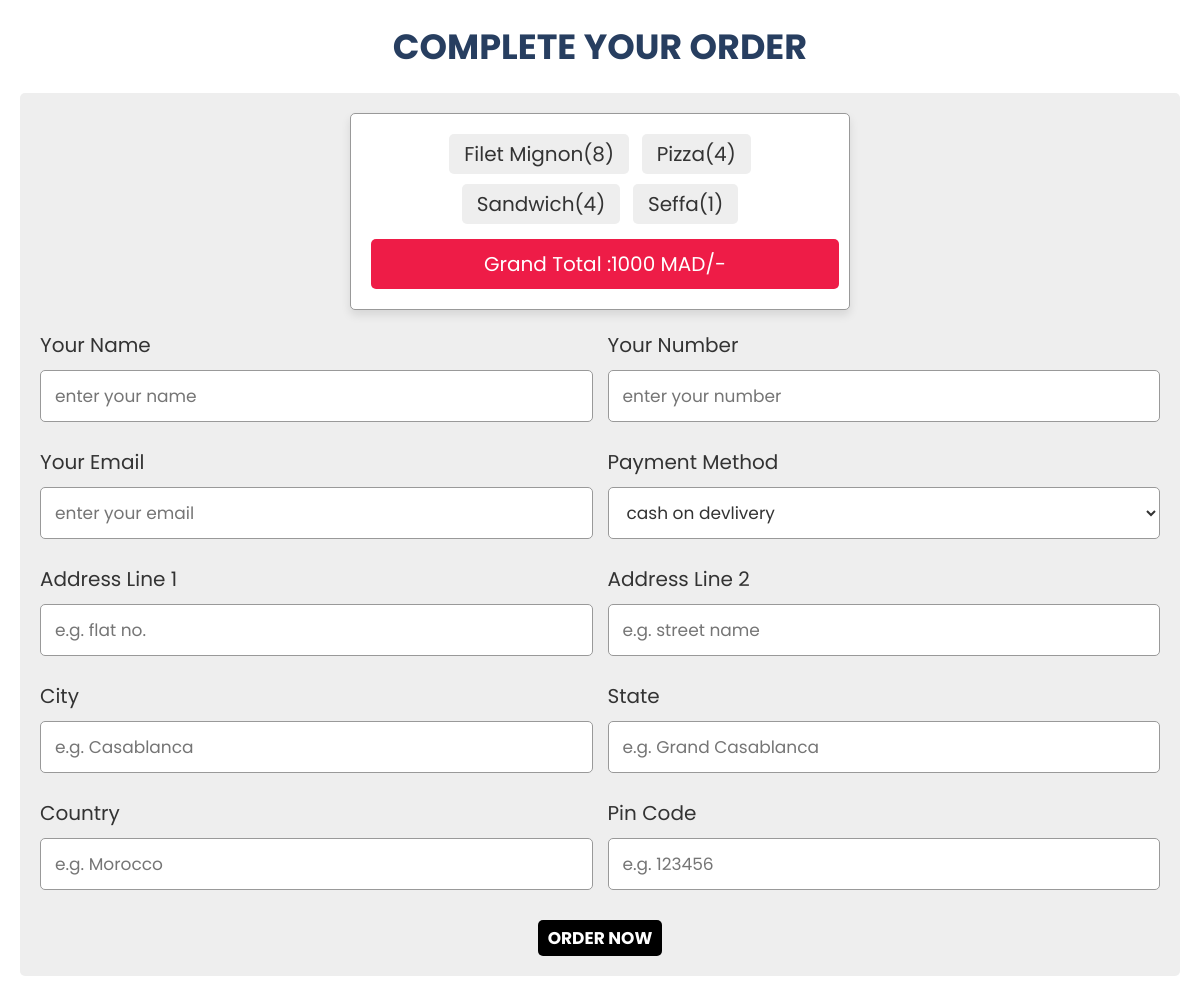
Screenshot of /checkout.php (signed in) with the database file from the repository.
### tables this page shows
CREATE TABLE `cart` (
  `id` int(255) NOT NULL,
  `name` varchar(255) NOT NULL,
  `origin` varchar(255) NOT NULL,
  `price` varchar(255) NOT NULL,
  `image` varchar(255) NOT NULL,
  `quantity` int(255) NOT NULL,
  `user_id` int(255) NOT NULL
);

### checkout.php (the view, shortened to what this page needs)
<?php
@include 'config.php';
$user_id = $_SESSION['user_id'];
?>
<!DOCTYPE html>
<html lang="en">
<head>
   <link rel="stylesheet" href="https://cdnjs.cloudflare.com/ajax/libs/font-awesome/6.0.0/css/all.min.css">
   <link rel="stylesheet" href="checkout.css">
</head>
<body>
<div class="container">
<section class="checkout-form">
   <h1 class="heading">complete your order</h1>
   <form action="" method="post">
   <div class="display-order">
      <?php
         $select_cart = mysqli_query($conn, "SELECT * FROM `cart` WHERE user_id = '$user_id'");
         $total = 0;
         $grand_total = 0;
         if(mysqli_num_rows($select_cart) > 0){
            while($fetch_cart = mysqli_fetch_assoc($select_cart)){
            $total_price = number_format($fetch_cart['price'] * $fetch_cart['quantity']);
            $grand_total = $total += $total_price;
      ?>
      <span><?= $fetch_cart['name']; ?>(<?= $fetch_cart['quantity']; ?>)</span>
      <?php
         }
      }else{
         echo "<div class='display-order'><span>your cart is empty!</span></div>";
      }
      ?>
      <span class="grand-total"> grand total :<?= $grand_total; ?> MAD/- </span>
   </div>
      <div class="flex">
         <div class="inputBox">
            <span>your name</span>
            <input type="text" placeholder="enter your name" name="name" required>
         </div>
         <div class="inputBox">
            <span>your number</span>
            <input type="number" placeholder="enter your number" name="number" required>
         </div>
         <div class="inputBox">
            <span>your email</span>
            <input type="email" placeholder="enter your email" name="email" required>
         </div>
         <div class="inputBox">
            <span>payment method</span>
            <select name="method">
               <option value="cash on delivery" selected>cash on devlivery</option>
            </select>
         </div>
         <div class="inputBox">
            <span>address line 1</span>
            <input type="text" placeholder="e.g. flat no." name="flat" required>
         </div>
         <div class="inputBox">
            <span>address line 2</span>
            <input type="text" placeholder="e.g. street name" name="street" required>
         </div>
         <div class="inputBox">
            <span>city</span>
            <input type="text" placeholder="e.g. Casablanca" name="city" required>
         </div>
         <div class="inputBox">
            <span>state</span>
            <input type="text" placeholder="e.g. Grand Casablanca" name="state" required>
         </div>
         <div class="inputBox">
            <span>country</span>
            <input type="text" placeholder="e.g. Morocco" name="country" required>
         </div>
         <div class="inputBox">
            <span>pin code</span>
            <input type="text" placeholder="e.g. 123456" name="pin_code" required>
         </div>
      </div>
      <center><input type="submit" value="order now" name="order_btn" class="btn" style="text-align: center;"></center>
   </form>
</section>
</div>
</body>
</html>

### checkout.css (style rules this page uses)
:root { --blue:#2980b9; --red:tomato; --orange:orange; --black:#333; --white:#fff; --bg-color:#eee; --dark-bg:rgba(0,0,0,.7); --box-shadow:0 .5rem 1rem rgba(0,0,0,.1); --border:.1rem solid #999; }
* { font-family: 'Poppins', sans-serif; margin:0; padding:0; box-sizing: border-box; outline: none; border:none; text-decoration: none; text-transform: capitalize; }
html { font-size: 62.5%; overflow-x: hidden; }
.container { max-width: 1200px; margin:0 auto; }
section { padding:2rem; }
.heading { text-align: center; font-size: 3.5rem; text-transform: uppercase; color:#273e60; margin-bottom: 2rem; }
.btn, .option-btn, .delete-btn { display: block; width: 100%; text-align: center; background-color: var(--blue); color:var(--white); font-size: 1.7rem; padding:1.2rem 3rem; border-radius: .5rem; cursor: pointer; margin-top: 1rem; }
.checkout-form form { padding:2rem; border-radius: .5rem; background-color: var(--bg-color); }
.checkout-form form .flex { display: flex; flex-wrap: wrap; gap:1.5rem; }
.checkout-form form .flex .inputBox { flex:1 1 40rem; }
.checkout-form form .flex .inputBox span { font-size: 2rem; color:var(--black); }
.checkout-form form .flex .inputBox input, .checkout-form form .flex .inputBox select { width: 100%; background-color: var(--white); font-size: 1.7rem; color:var(--black); border-radius: .5rem; margin:1rem 0; padding:1.2rem 1.4rem; text-transform: none; border:var(--border); }
.display-order { max-width: 50rem; background-color: var(--white); border-radius: .5rem; text-align: center; padding:1.5rem; margin:0 auto; margin-bottom: 2rem; box-shadow: var(--box-shadow); border:var(--border); }
.display-order span { display: inline-block; border-radius: .5rem; background-color: var(--bg-color); padding:.5rem 1.5rem; font-size: 2rem; color:var(--black); margin:.5rem; }
.display-order span.grand-total { width: 100%; background-color: #EE1C47; color:var(--white); padding:1rem; margin-top: 1rem; }
.btn { margin-block-start: 20px; inline-size: fit-content; padding: 5px 10px; background-color: #000; border: 0; transition: 0.5s; position: relative; cursor: pointer; text-decoration: 0; color: #fff; font-weight: bold; text-transform: uppercase; transition: 0.5s; }
.btn::before { position: absolute; inset-inline-start: 5px; inset-block-start: 5px; content: ""; block-size: 100%; inline-size: 100%; z-index: -1; background-color: red; }

### rows the page displays
cart: name "Filet Mignon", quantity "8"
cart: name "Pizza", quantity "4"
cart: name "Sandwich", quantity "4"
cart: name "Seffa", quantity "1"

### other values shown
$grand_total "1000"
